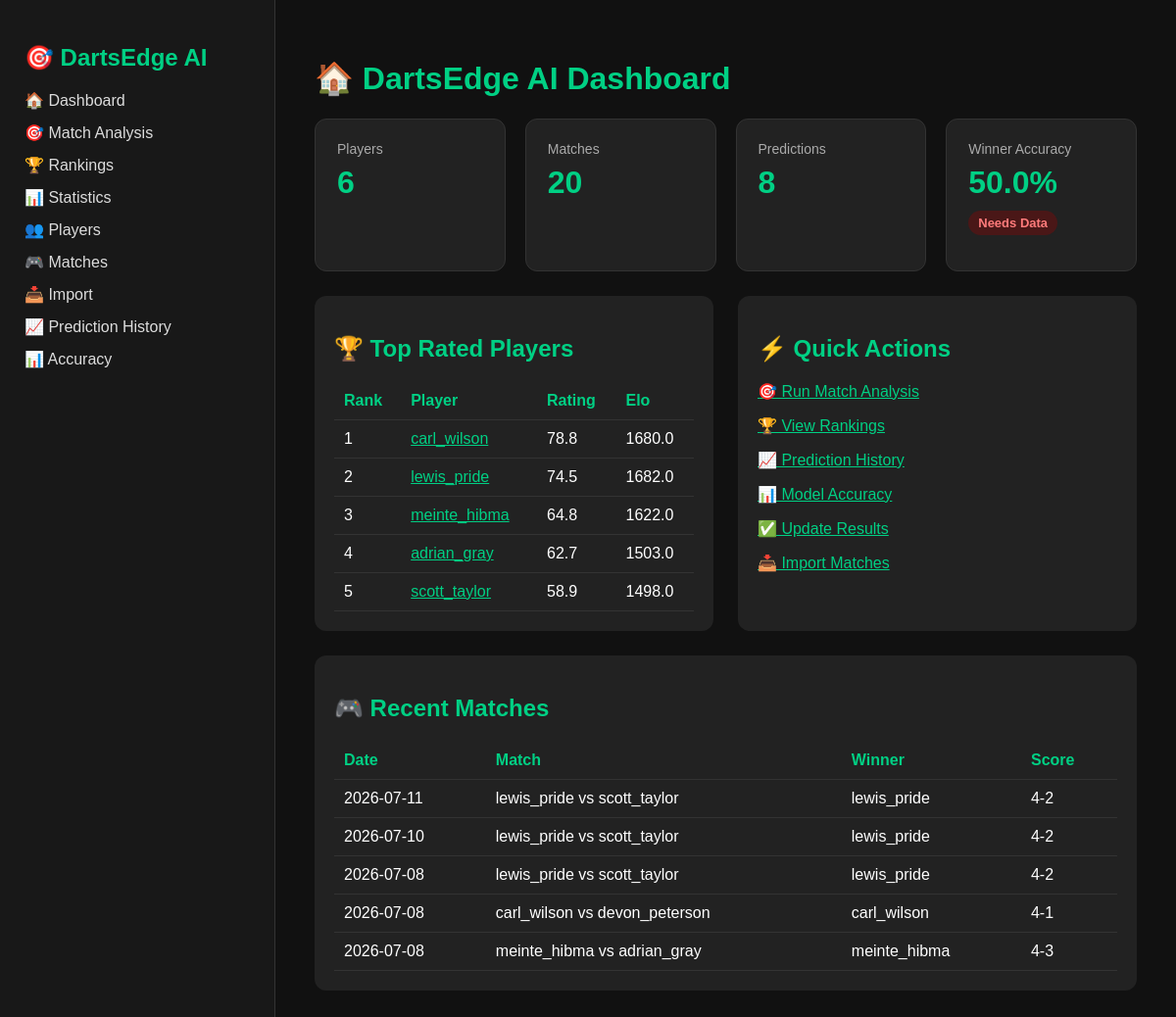
/dashboard, run on the app's committed database.
### app/models/player.py (models this page shows)
class Player(Base):
    __tablename__ = "players"
    id = Column(Integer, primary_key=True, index=True)
    name = Column(String, unique=True, index=True)
    elo = Column(Float)
    average = Column(Float)
    checkout = Column(Float)
    one80_rate = Column(Float)

### app/models/match.py (models this page shows)
class Match(Base):
    __tablename__ = "matches"
    id = Column(Integer, primary_key=True, index=True)
    date = Column(Date)
    tournament = Column(String, default="MODUS")
    stage = Column(String, default="Group")
    match_format = Column(String, default="Best of 7")
    player_a = Column(String)
    player_b = Column(String)
    winner = Column(String)
    score = Column(String)
    first_180_player = Column(String, nullable=True)
    first_leg_winner = Column(String, nullable=True)

### app/routes/dashboard.py (the view)
@router.get("/dashboard")
def dashboard_page(request: Request):
    db = SessionLocal()
    try:
        dashboard = build_dashboard_data(db)
        return templates.TemplateResponse(
            "dashboard.html",
            {
                "request": request,
                **dashboard,
            },
        )
    finally:
        db.close()

### app/templates/dashboard.html
{% extends "base.html" %}
{% block content %}
<h1>🏠 DartsEdge AI Dashboard</h1>
<div class="kpi-grid">
    <div class="kpi-card">
        <div class="kpi-label">Players</div>
        <div class="kpi-value">{{ player_count }}</div>
    </div>
    <div class="kpi-card">
        <div class="kpi-label">Matches</div>
        <div class="kpi-value">{{ match_count }}</div>
    </div>
    <div class="kpi-card">
        <div class="kpi-label">Predictions</div>
        <div class="kpi-value">{{ prediction_count }}</div>
    </div>
    <div class="kpi-card">
        <div class="kpi-label">Winner Accuracy</div>
        <div class="kpi-value">{{ winner_accuracy }}%</div>
        {% if winner_accuracy >= 70 %}
        <span class="badge badge-good">Strong</span>
        {% elif winner_accuracy >= 55 %}
        <span class="badge badge-warning">Developing</span>
        {% else %}
        <span class="badge badge-low">Needs Data</span>
        {% endif %}
    </div>
</div>
<div class="dashboard-grid">
    <div class="card">
        <h2>🏆 Top Rated Players</h2>
        <table>
            <tr>
                <th>Rank</th>
                <th>Player</th>
                <th>Rating</th>
                <th>Elo</th>
            </tr>
            {% for player in top_players %}
            <tr>
                <td>{{ loop.index }}</td>
                <td>
                    <a href="/player-profile/{{ player.name }}">
                        {{ player.name }}
                    </a>
                </td>
                <td>{{ player.dartsedge_rating }}</td>
                <td>{{ player.elo }}</td>
            </tr>
            {% endfor %}
        </table>
    </div>
    <div class="card">
        <h2>⚡ Quick Actions</h2>
        <p><a href="/predict">🎯 Run Match Analysis</a></p>
        <p><a href="/rankings">🏆 View Rankings</a></p>
        <p><a href="/prediction-history">📈 Prediction History</a></p>
        <p><a href="/accuracy">📊 Model Accuracy</a></p>
        <p><a href="/update-prediction-result">✅ Update Results</a></p>
        <p><a href="/import">📥 Import Matches</a></p>
    </div>
</div>
<div class="card">
    <h2>🎮 Recent Matches</h2>
    <table>
        <tr>
            <th>Date</th>
            <th>Match</th>
            <th>Winner</th>
            <th>Score</th>
        </tr>
        {% for match in recent_matches %}
        <tr>
            <td>{{ match.date }}</td>
            <td>{{ match.player_a }} vs {{ match.player_b }}</td>
            <td>{{ match.winner }}</td>
            <td>{{ match.score }}</td>
        </tr>
        {% endfor %}
    </table>
</div>
{% endblock %}

### app/templates/base.html (shortened to what this page needs)
<!DOCTYPE html>
<html>
<head>
    <link rel="stylesheet" href="/static/css/styles.css">
</head>
<body>
<div class="layout">
    <div class="sidebar">
        <h2>🎯 DartsEdge AI</h2>
        <a href="/dashboard">🏠 Dashboard</a>
        <a href="/predict">🎯 Match Analysis</a>
        <a href="/rankings">🏆 Rankings</a>
        <a href="/statistics">📊 Statistics</a>
        <a href="/players">👥 Players</a>
        <a href="/matches">🎮 Matches</a>
        <a href="/import">📥 Import</a>
        <a href="/prediction-history">📈 Prediction History</a>
        <a href="/accuracy">📊 Accuracy</a>
    </div>
    <div class="content">
        {% block content %}
        {% endblock %}
    </div>
</div>
</body>
</html>

### app/static/css/styles.css (style rules this page uses)
body { font-family: Arial, sans-serif; background: #111; color: white; margin: 0; }
.layout { display: flex; min-height: 100vh; }
.sidebar { width: 230px; background: #181818; padding: 25px; border-right: 1px solid #333; flex-shrink: 0; }
.sidebar h2 { color: #00d084; }
.sidebar a { display: block; color: #ddd; text-decoration: none; margin: 14px 0; }
.content { flex: 1; padding: 40px; min-width: 0; }
.card { background: #222; padding: 20px; margin-bottom: 25px; border-radius: 12px; }
h1, h2, h3 { color: #00d084; }
a { color: #00d084; }
table { width: 100%; border-collapse: collapse; }
th, td { padding: 10px; border-bottom: 1px solid #333; text-align: left; }
th { color: #00d084; }
.kpi-grid { display: grid; grid-template-columns: repeat(4, minmax(160px, 1fr)); gap: 20px; margin-bottom: 25px; }
.kpi-card { background: #222; border: 1px solid #333; border-radius: 12px; padding: 22px; min-height: 110px; }
.kpi-label { color: #aaa; font-size: 14px; margin-bottom: 8px; }
.kpi-value { color: #00d084; font-size: 32px; font-weight: bold; margin-bottom: 10px; }
.dashboard-grid { display: grid; grid-template-columns: 1fr 1fr; gap: 25px; }
.badge { display: inline-block; padding: 5px 10px; border-radius: 20px; font-size: 13px; font-weight: bold; }
.badge-low { background: #4a1717; color: #ff7b7b; }

### data on the page
Player: name "carl_wilson", dartsedge_rating "78.8", elo "1680.0"
Player: name "lewis_pride", dartsedge_rating "74.5", elo "1682.0"
Player: name "meinte_hibma", dartsedge_rating "64.8", elo "1622.0"
Player: name "adrian_gray", dartsedge_rating "62.7", elo "1503.0"
Player: name "scott_taylor", dartsedge_rating "58.9", elo "1498.0"
Match: date "2026-07-11", player_a "lewis_pride", player_b "scott_taylor", winner "lewis_pride", score "4-2"
Match: date "2026-07-10", player_a "lewis_pride", player_b "scott_taylor", winner "lewis_pride", score "4-2"
Match: date "2026-07-08", player_a "lewis_pride", player_b "scott_taylor", winner "lewis_pride", score "4-2"
Match: date "2026-07-08", player_a "carl_wilson", player_b "devon_peterson", winner "carl_wilson", score "4-1"
Match: date "2026-07-08", player_a "meinte_hibma", player_b "adrian_gray", winner "meinte_hibma", score "4-3"

### other printed values
{{ player_count }} "6"
{{ match_count }} "20"
{{ prediction_count }} "8"
{{ winner_accuracy }} "50.0"
